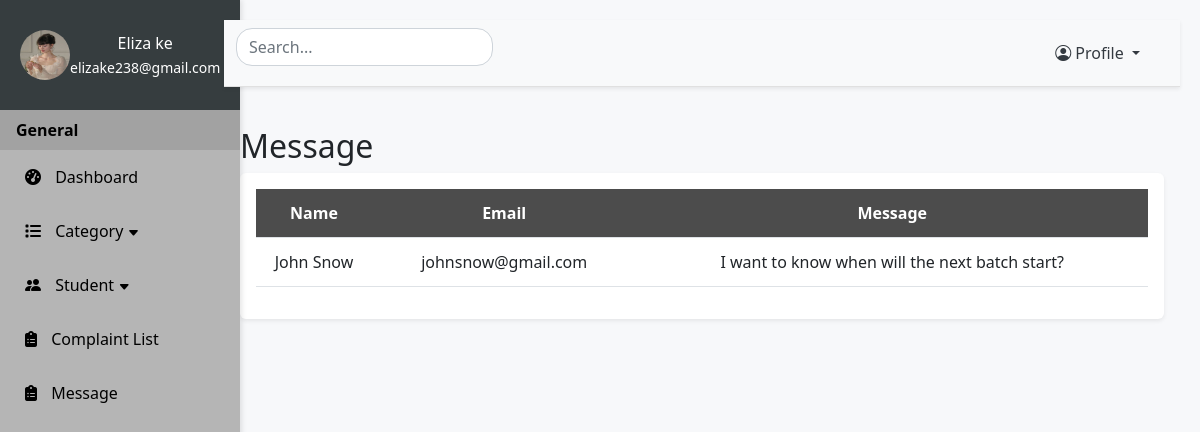
The app's page /viewMessage (signed in) with its own data.
### website/models.py (models this page shows)
class ContactMessage(db.Model):
    id = db.Column(db.Integer, primary_key=True)
    contact_name = db.Column(db.String(255),nullable=False)
    contact_email = db.Column(db.String(255), nullable=False)
    contact_message = db.Column(db.String(255),nullable=False)

### app.py (the view)
@app.route('/viewMessage', methods=['GET', 'POST'])
def viewMessage():
    if 'admin_id' not in session:
        return redirect(url_for('SignIn'))
    else:
        return viewcontactmessage()

### website/adminfeatures.py (called while the page is built)
def viewcontactmessage():
    contactmessages = ContactMessage.query.all()
    count = len(contactmessages)
    return render_template("adminmessage.html", contactmessages=contactmessages, count=count)

### website/templates/adminmessage.html
{% extends "adminlayout.html" %} {% block title %}Category Page{% endblock%}
{% block content %}
<h2 class="mt-4">Message</h2>
<div class="shadow-sm p-3 mb-5 rounded table-responsive">
  <table class="table align-middle">
      <thead>
          <tr>
            <th>Name</th>
            <th>Email</th>
            <th>Message</th>
          </tr>
      </thead>
      <tbody id="search-table-body">
        {% if count == 0 %}
          <tr>
            <td colspan="6"><h5 style="color: grey">There is no data ...</h5></td>
          </tr>
          {% else %}
          {% for mess in contactmessages: %}
          <tr>
            <td class="searchedvalue">{{ mess.contact_name}}</td>
            <td class="searchedvalue">{{ mess.contact_email}}</td>
            <td>{{ mess.contact_message }}</td>
          </tr>
          {% endfor %}
          {% endif %}
      </tbody>
  </table>
</div>
{% endblock %}

### website/static/css/admincss.css (style rules this page uses)
body { background-color: #f7f8fa; }
@media (min-width: 576px) { body { font-size: 0.8rem; } }
@media (min-width: 768px) { body { font-size: 0.9rem; } }
@media (min-width: 992px) { body { font-size: 0.9rem; } }
@media (min-width: 1200px) { body { font-size: 1rem; } }
.table thead th { background-color: #4c4c4c; color: #fff; text-align: center; }
.table-responsive { background-color: #fff; padding: 10px; border-radius: 10px; box-shadow: 0 2px 4px rgba(0, 0, 0, 0.1); }
.table th, .table td { padding: 0.75rem; text-align: center; vertical-align: middle; }
.table td:first-child, .table th:first-child { width: 13%; }

### records on screen
ContactMessage: contact_name "John Snow", contact_email "johnsnow@gmail.com", contact_message "I want to know when will the next batch start?"

### other values on screen
{{ session.get('admin')['admin_name'] }} "Eliza ke"
{{ session.get('admin')['admin_email'] }} "elizake238@gmail.com"
